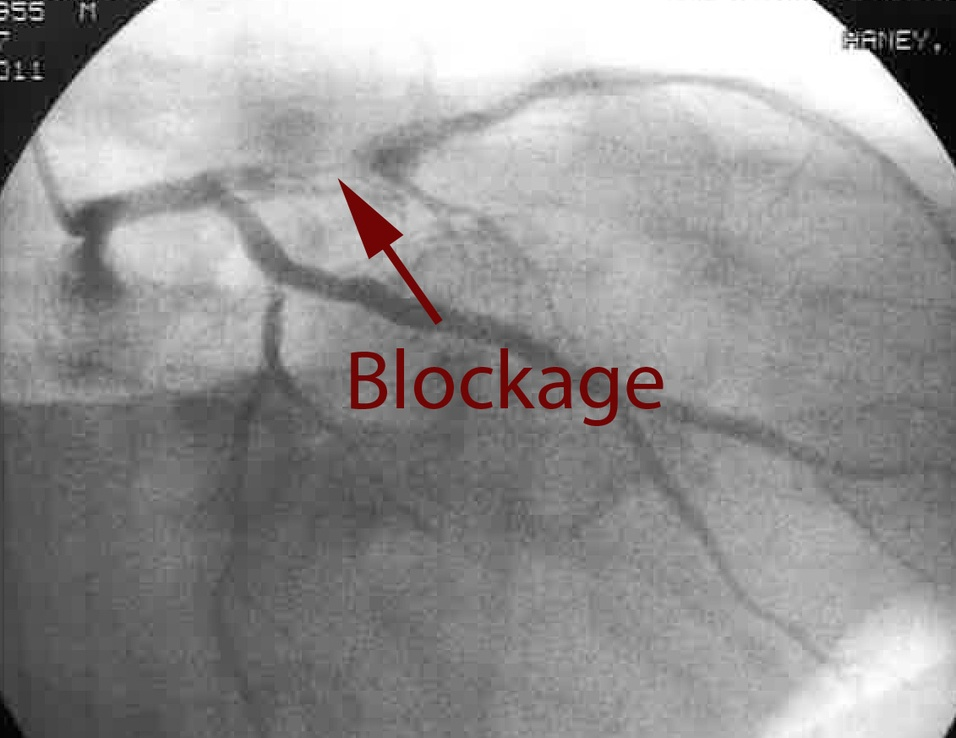
#> input picture test/test1/00000000.jpg, 956 x 738 px, shrunk from 1131 x 873 before the run
$ python kmeans.py --image test1/00000000.jpg   (Python 2 division)
#> lines starting #> are read from the running program, lines starting #| are printed output that depends on the picture
#> further down, image is the input picture: shape (738, 956, 3); mean B, G, R 147.3, 147.3, 148.6
"""
import numpy as np
import cv2
import sklearn.cluster


sample = cv2.imread("test1/00000005.jpg")
sample = cv2.cvtColor(sample, cv2.COLOR_BGR2GRAY)
clf = sklearn.cluster.KMeans(n_clusters=2)
labels = clf.fit_predict(sample)

import matplotlib.pyplot as plt

print(labels)
#plt.show()
"""
"""
import numpy as np
import cv2

img = cv2.imread('test1/00000005.jpg')
Z = img.reshape((-1,3))

# convert to np.float32
Z = np.float32(Z)

# define criteria, number of clusters(K) and apply kmeans()
criteria = (cv2.TERM_CRITERIA_EPS + cv2.TERM_CRITERIA_MAX_ITER, 20, 2.0)
K = 3
ret,label,center=cv2.kmeans(Z,K,None,criteria,2,cv2.KMEANS_RANDOM_CENTERS)

# Now convert back into uint8, and make original image
center = np.uint8(center)
res = center[label.flatten()]
res2 = res.reshape((img.shape))

cv2.imshow('re1',img)
cv2.waitKey(0)

cv2.imshow('res2',res2)
cv2.waitKey(0)
cv2.destroyAllWindows()
"""
import cv2
import numpy as np

class Segment:
	def __init__(self,segments=5):
		#define number of segments, with default 5
	       self.segments=segments

	def kmeans(self,image):
	       #Preprocessing step
	       image=cv2.GaussianBlur(image,(7,7),0)
	       vectorized=image.reshape(-1,3)
	       vectorized=np.float32(vectorized)
	       criteria=(cv2.TERM_CRITERIA_EPS + cv2.TERM_CRITERIA_MAX_ITER,10, 1.0)
	       ret,label,center=cv2.kmeans(vectorized,self.segments,None,criteria,10,cv2.KMEANS_RANDOM_CENTERS)
#> ret = 421729723.3; center = [[175.4, 175.4, 175.4], [98.13, 98.13, 99.12], [25.21, 25.23, 48.75], [235.8, 235.8, 235.8], [136.8, 136.8, 137]]
	       res = center[label.flatten()]
	       segmented_image = res.reshape((image.shape))
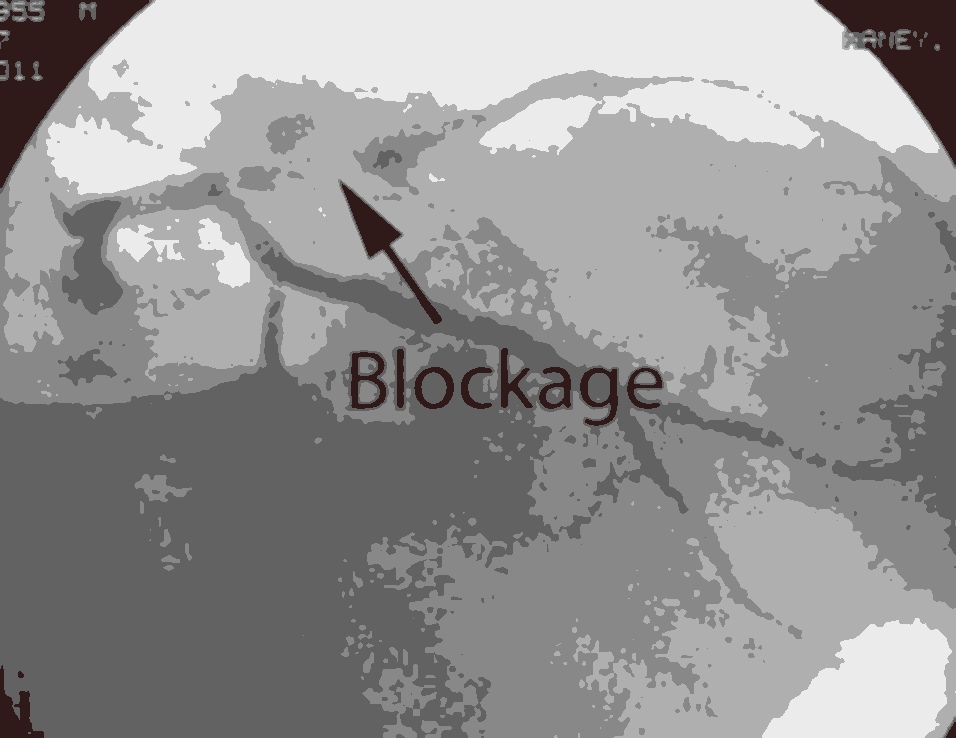
#> segmented_image: shape (738, 956, 3) float32; mean of channels 0, 1, 2 146.9, 146.9, 147.9; drawn as B, G, R
	       return label.reshape((image.shape[0],image.shape[1])), segmented_image.astype(np.uint8)

	def extractComponent(self,image,label_image,label):
	       component=np.zeros(image.shape,np.uint8)
	       component[label_image==label]=image[label_image==label]
	       return component

if __name__=="__main__":
    import argparse
    import sys
    ap = argparse.ArgumentParser()
    ap.add_argument("-i", "--image", required = True,
                help = "Path to the image")
    ap.add_argument("-n", "--segments", required = False,
               type = int,  help = "# of clusters")
    args = vars(ap.parse_args())
    image = cv2.imread(args["image"])
    if len(sys.argv)==3:
	seg = Segment()
        label, result= seg.kmeans(image)
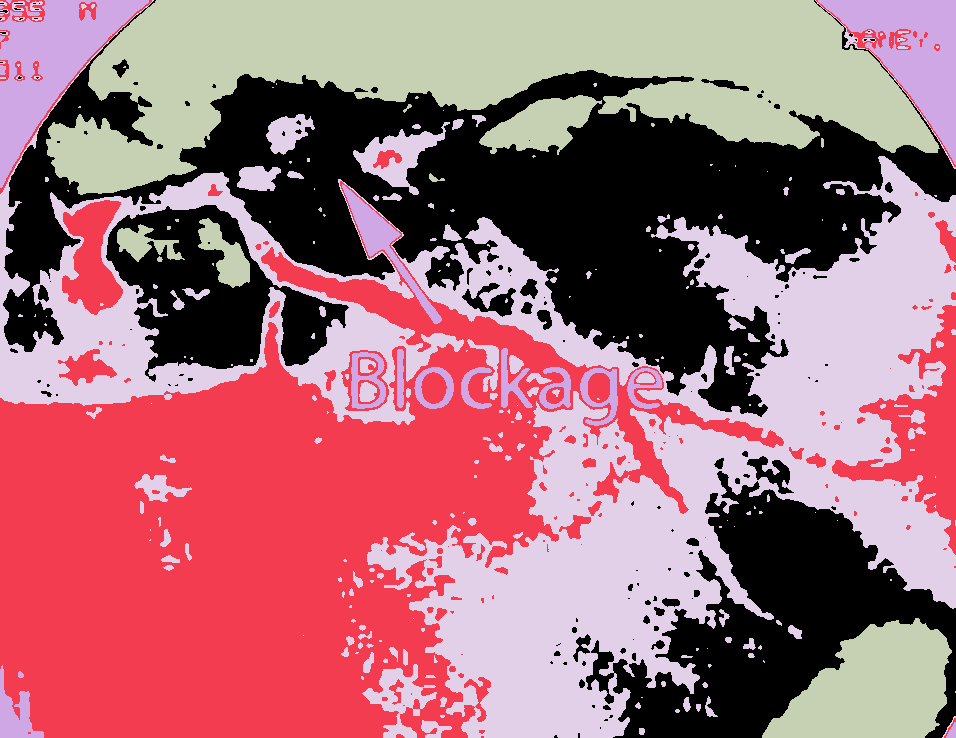
#> label: shape (738, 956) int32; 5 distinct labels, from 0 to 4; one colour per label, 0 black
    else:
        seg=Segment(args["segments"])
        label, result=seg.kmeans(image)

    cv2.imshow("input",image)
    cv2.imshow("segmented",result)
    cv2.waitKey(0)
    extracted=seg.extractComponent(image,label,3)
#> in extractComponent, `component[label_image==label]=image[label_image==label]`:
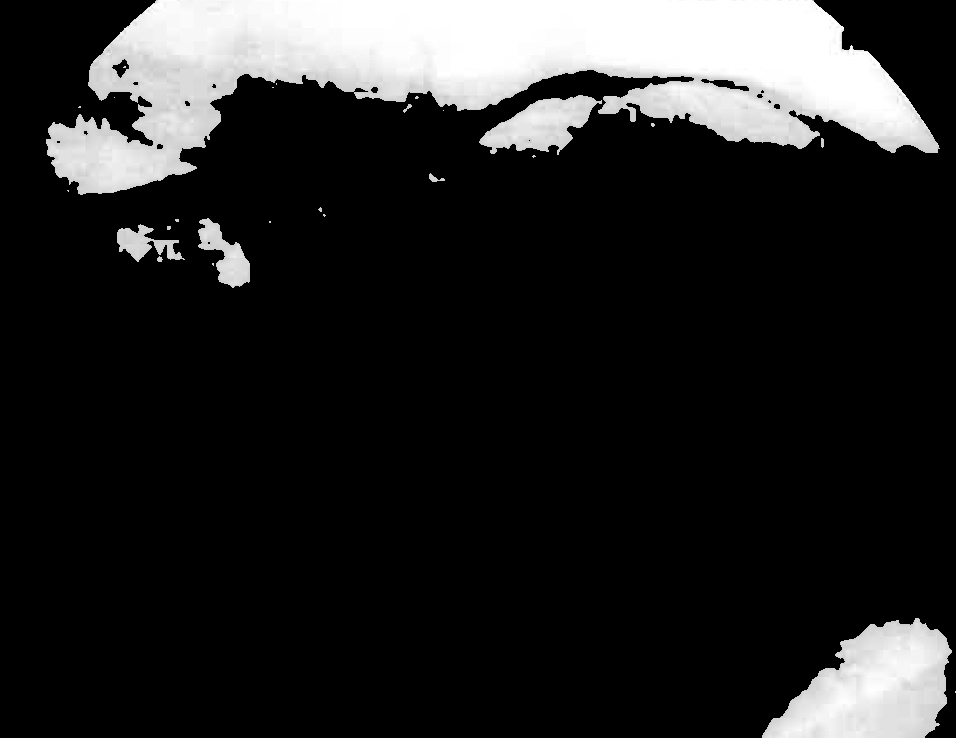
#> component: shape (738, 956, 3); min 0, max 255, mean 37.3
    cv2.imshow("extracted",extracted)
    cv2.waitKey(0)
    cv2.destroyAllWindows()

$ run again, on test/test1/00000002.jpg
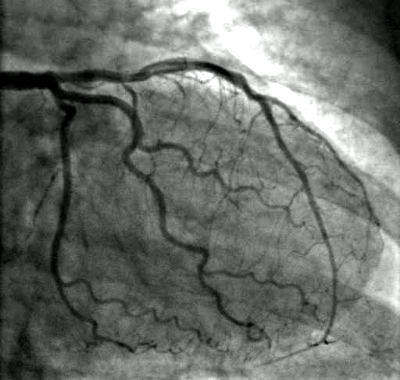
#> input picture test/test1/00000002.jpg, 400 x 380 px
#> image is the input picture: shape (380, 400, 3); mean B, G, R 105.6, 108.5, 106.6
#> ret = 83485346.2; center = [[227.3, 229.3, 227.9], [82.15, 85.15, 83.15], [43.95, 46.82, 44.89], [159.5, 162.5, 160.5], [118.4, 121.4, 119.4]]
#> `label, result= seg.kmeans(image)`:
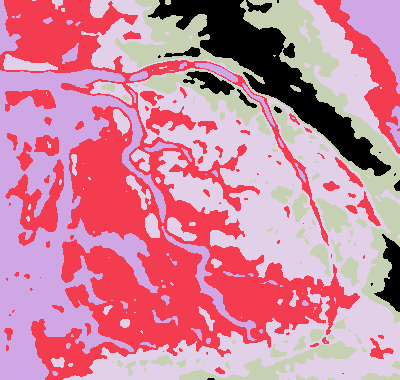
#> label: shape (380, 400) int32; 5 distinct labels, from 0 to 4; one colour per label, 0 black
#> in extractComponent, `component[label_image==label]=image[label_image==label]`:
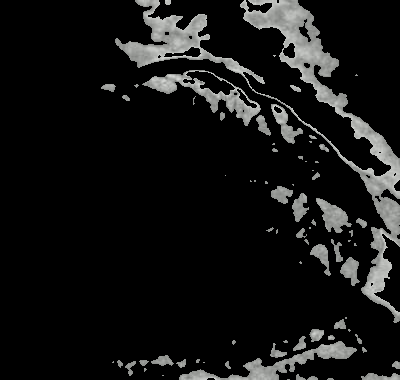
#> component: shape (380, 400, 3); mean B, G, R 20.3, 20.7, 20.5

$ run again, on test/test1/00000004.jpg
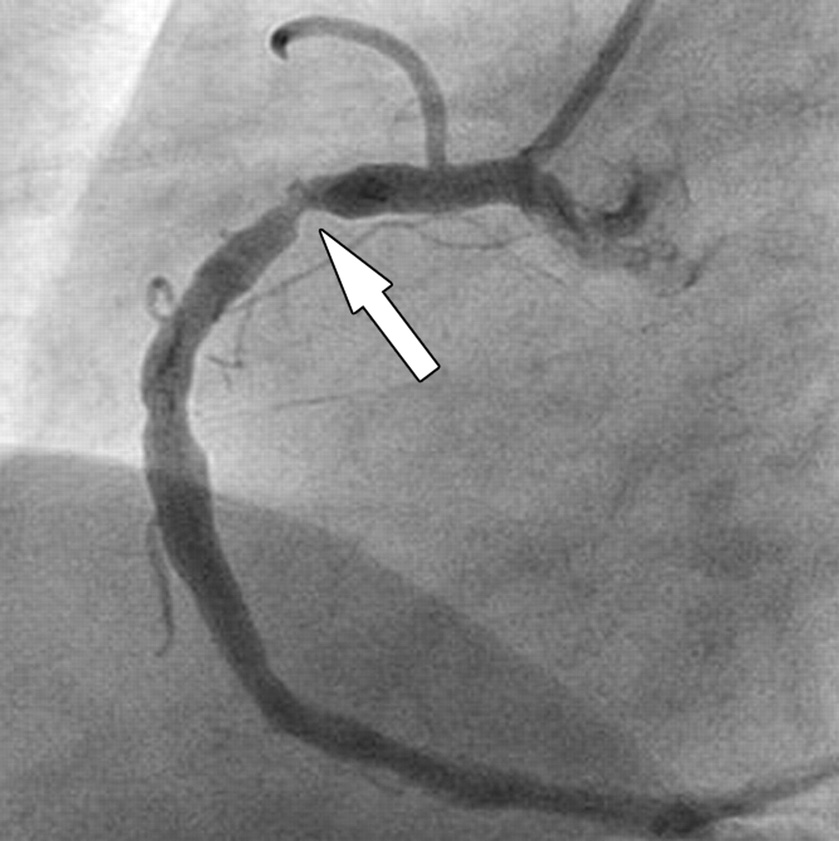
#> input picture test/test1/00000004.jpg, 839 x 841 px, shrunk from 1599 x 1602 before the run
#> image is the input picture: shape (841, 839, 3); min 0, max 255, mean 137.9
#> ret = 225436460.7; center = [[218.9, 218.9, 218.9], [141.9, 141.9, 141.9], [82.77, 82.77, 82.77], [178.6, 178.6, 178.6], [113.9, 113.9, 113.9]]
#> `label, result= seg.kmeans(image)`:
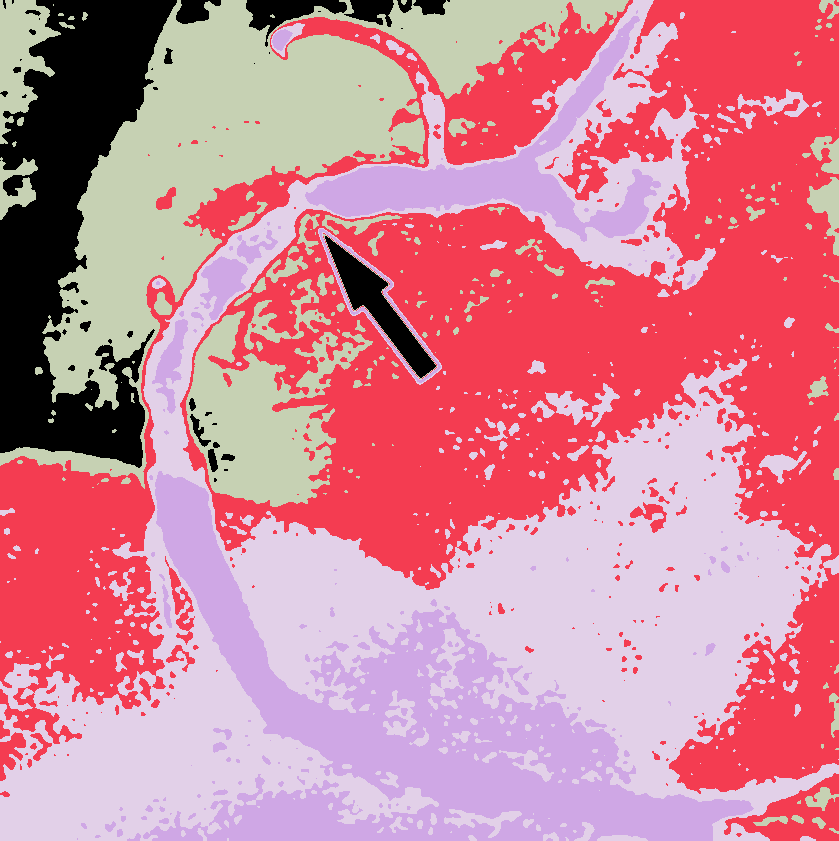
#> label: shape (841, 839) int32; 5 distinct labels, from 0 to 4; one colour per label, 0 black
#> in extractComponent, `component[label_image==label]=image[label_image==label]`:
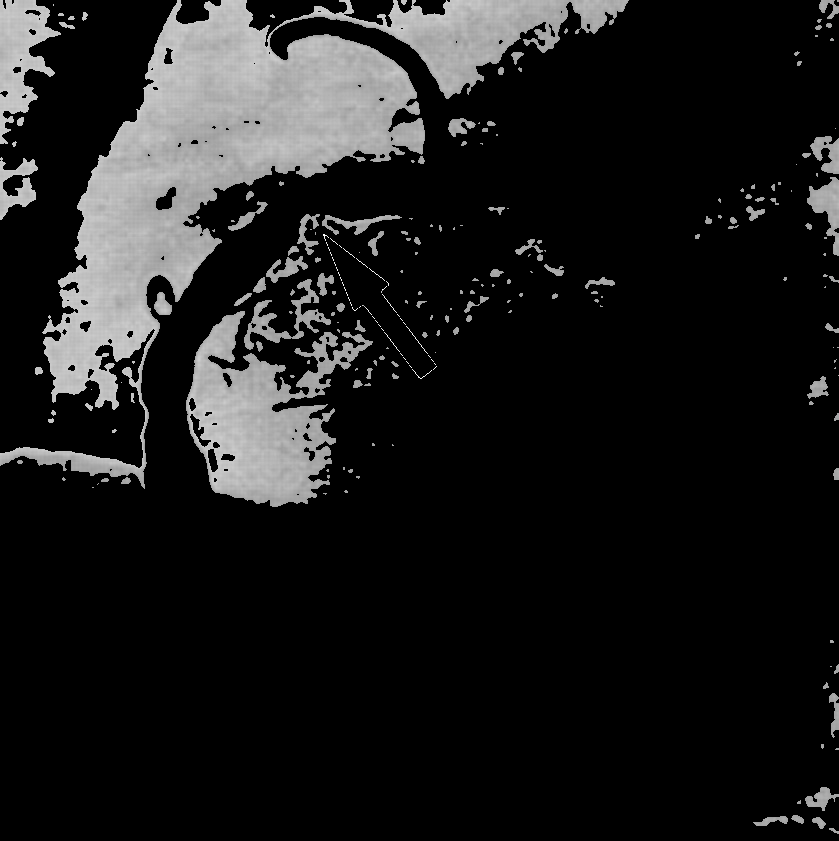
#> component: shape (841, 839, 3); min 0, max 255, mean 27.9

$ run again, on test/test1/00000005.jpg
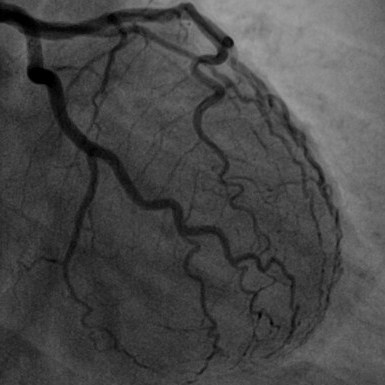
#> input picture test/test1/00000005.jpg, 385 x 385 px
#> image is the input picture: shape (385, 385, 3); min 0, max 164, mean 72
#> ret = 23926671.9; center = [[109.6, 109.6, 109.6], [78.32, 78.32, 78.32], [57.68, 57.68, 57.68], [137.2, 137.2, 137.2], [35.61, 35.61, 35.61]]
#> `label, result= seg.kmeans(image)`:
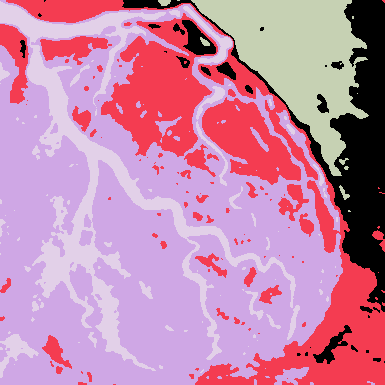
#> label: shape (385, 385) int32; 5 distinct labels, from 0 to 4; one colour per label, 0 black
#> in extractComponent, `component[label_image==label]=image[label_image==label]`:
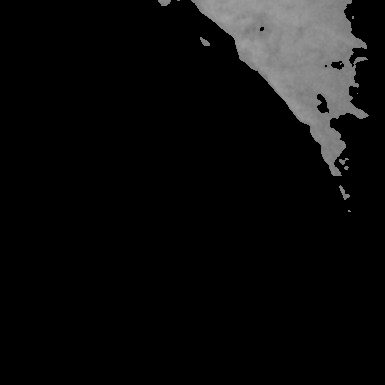
#> component: shape (385, 385, 3); min 0, max 164, mean 12.9
